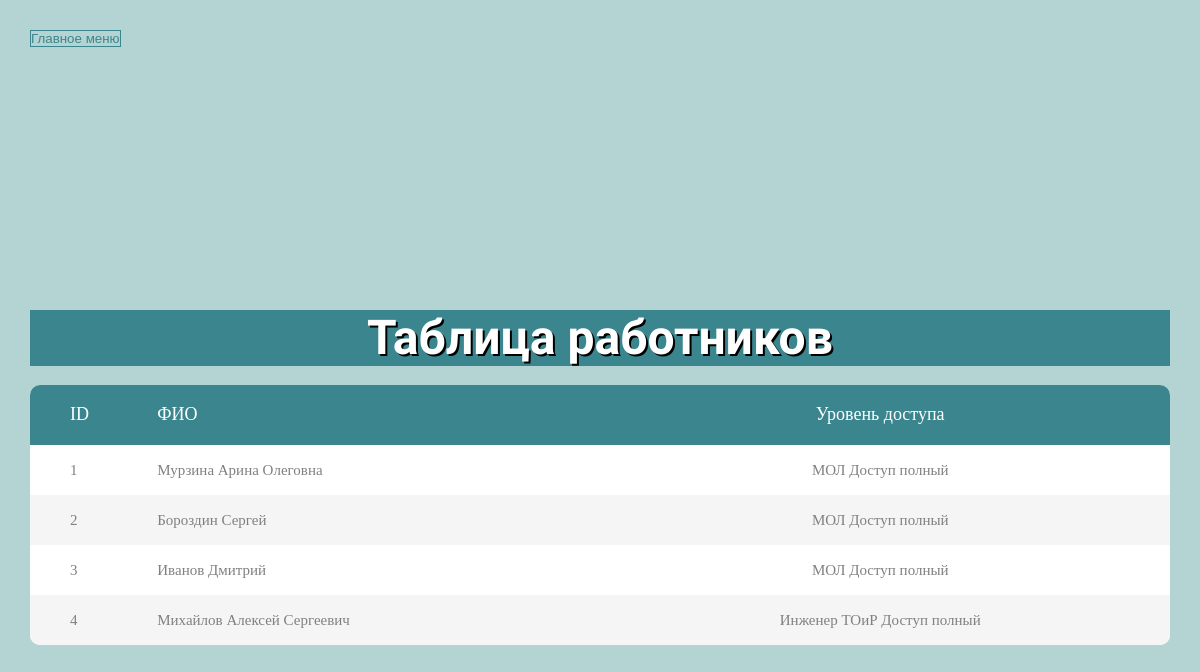
The page /persons/ on the database as committed earlier.
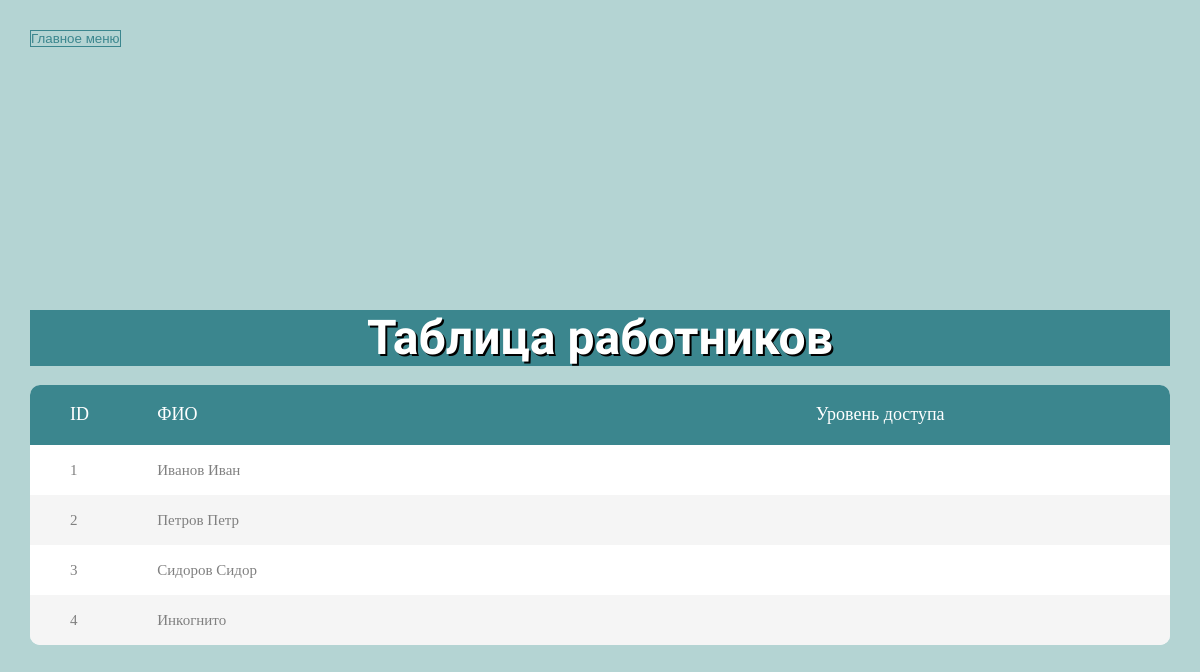
The same page on the database as committed later.
### Positions/models.py (models this page shows)
class Persons (models.Model):
    id = models.AutoField(primary_key=True)  # ИД авторизованного пользователя
    name = models.TextField(null=True) # Фамилия И.О.
    phone = models.IntegerField(null=True) # Номер телефона
    office_position = models.TextField(null=True) # Должность
    level_id = models.ForeignKey(Levels,on_delete=models.SET_NULL, null=True) # Уровень доступа

class Levels(models.Model):
    id = models.AutoField(primary_key=True)  # ИД уровня доступа
    name = models.TextField(null=True)  # Описание уровня доступа

### Positions/views.py (the view, shortened to what this page needs)
# urls.py: path("persons/", views.PersonListView.as_view(), name="persons"),  # таблица персон
class PersonListView(View):
    def get(self, request):
        persons = Persons.objects.all()
        return render(request, "Positions/Tables/Persons_view_table.html", context={"persons":persons})

### Positions/templates/Positions/Tables/Persons_view_table.html
{% extends "Positions/Tables/base_table.html" %}
{% block content %}
            <h1 align="center">Таблица работников</h1><br>
				<div class="table100">
					<table>
						<thead>
							<tr  class="table100-head">
								<th class="column1">ID</th>
								<th class="column3">ФИО</th>
								<th class="column6">Уровень доступа</th>
							</tr>
						</thead>
						<tbody>
                        {% for pers in persons%}
								<tr onclick="document.location='position{{ pers.id }}'">
									<td class="column1">{{ pers.id }}</td>
									<td class="column3">{{ pers.name }}</td>
									<td class="column6">{{ pers.level_id.name }}</td>
								</tr>
                        {% endfor %}
						</tbody>
					</table>
				</div>
{% endblock %}

Rows that differ between the two databases and show on the page:
changed Persons id 1: name "Мурзина Арина Олеговна" → "Иванов Иван"; level_id.name "МОЛ Доступ полный" → (not shown)
changed Persons id 2: name "Бороздин Сергей" → "Петров Петр"; level_id.name "МОЛ Доступ полный" → (not shown)
changed Persons id 3: name "Иванов Дмитрий" → "Сидоров Сидор"; level_id.name "МОЛ Доступ полный" → (not shown)
changed Persons id 4: name "Михайлов Алексей Сергеевич" → "Инкогнито"; level_id.name "Инженер ТОиР Доступ полный" → (not shown)
